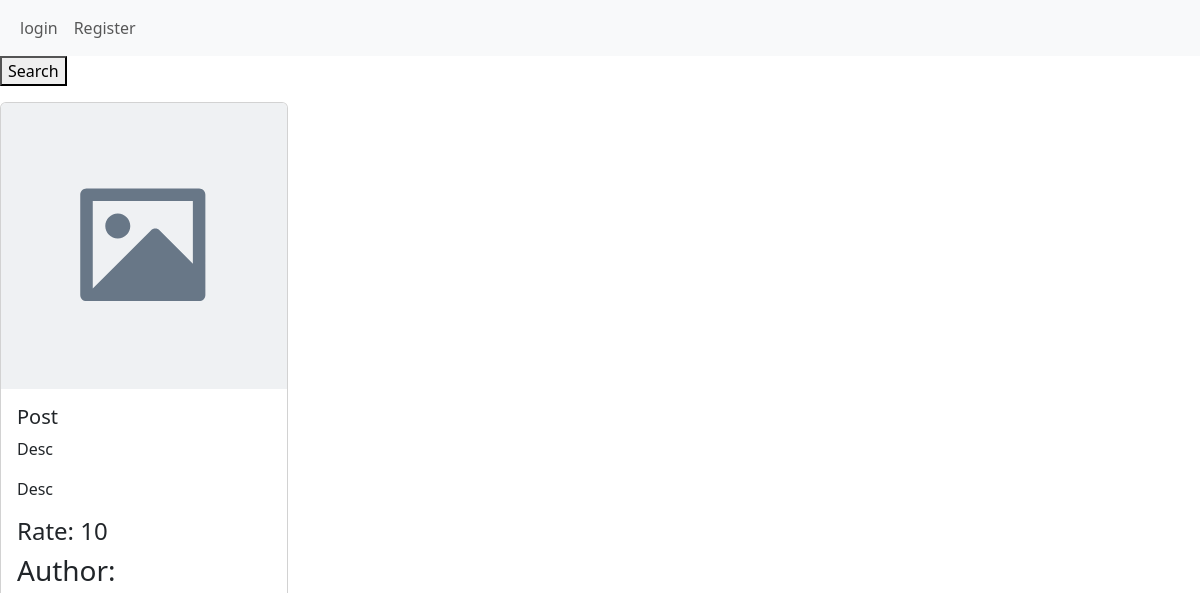
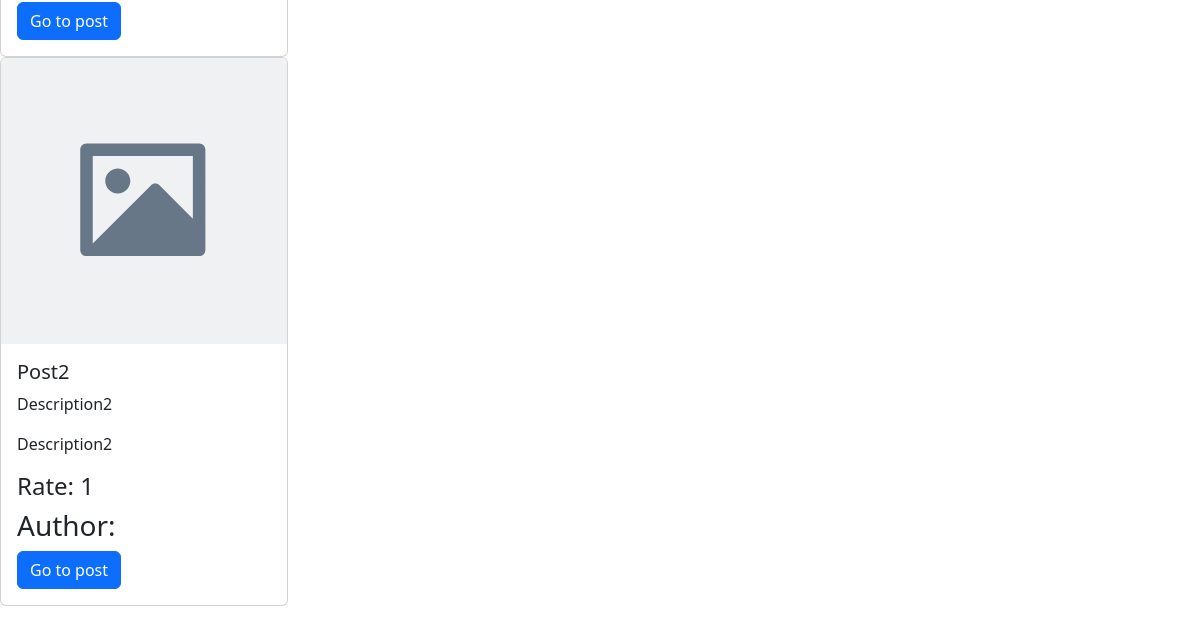
Page /posts/class/ on the earlier database version (2 pictures, top to bottom).
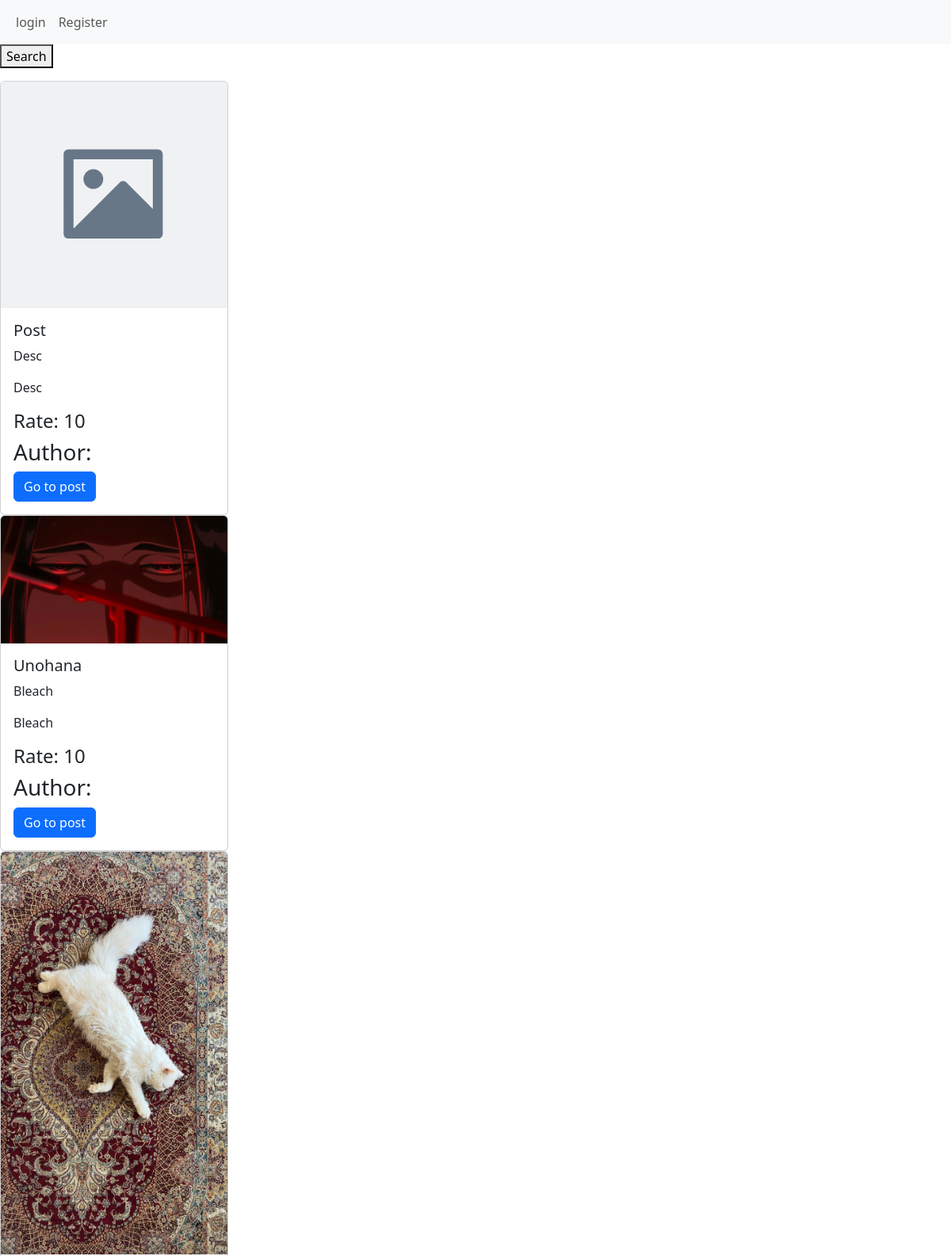
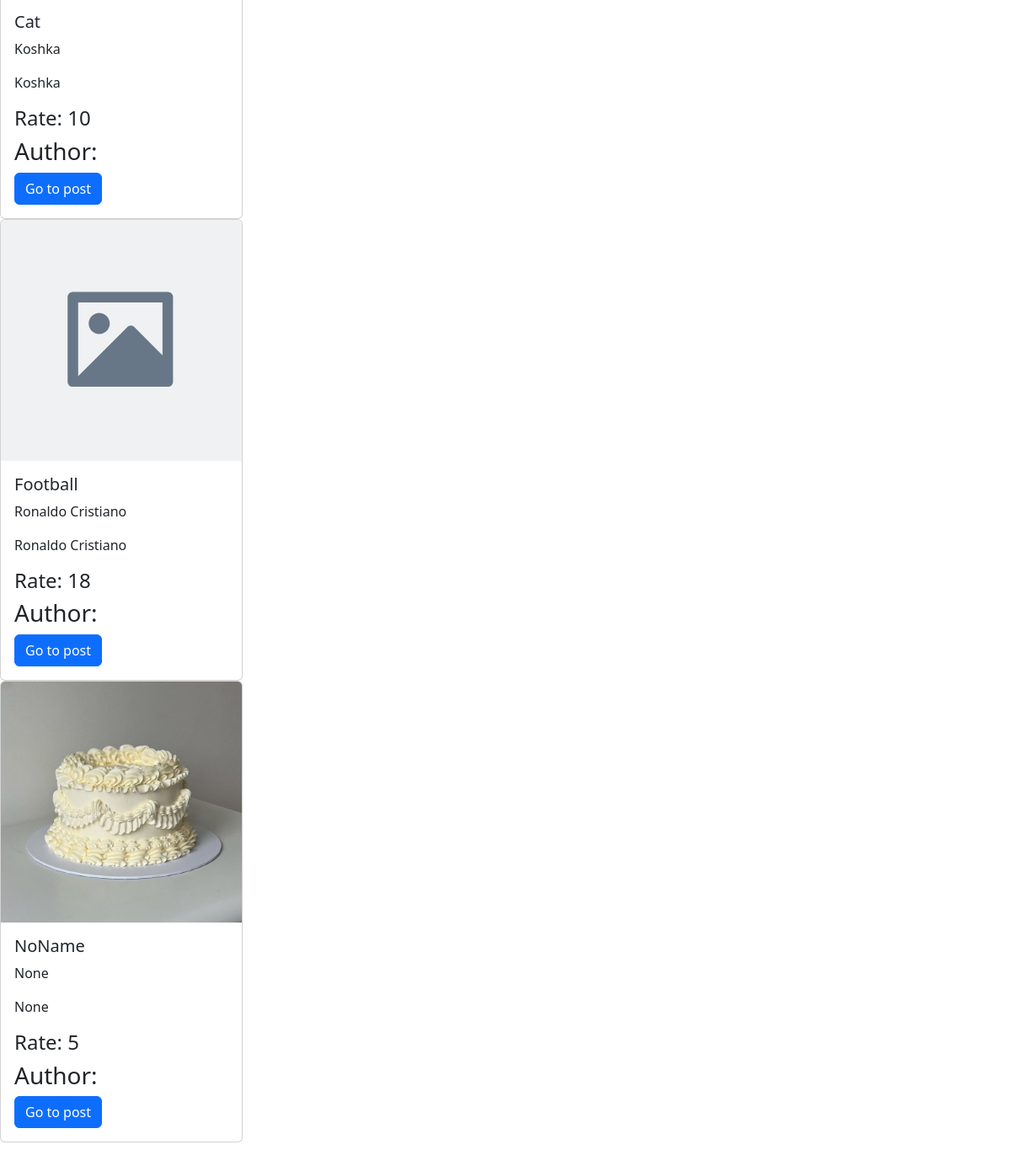
Same page on the later database version (2 pictures, top to bottom).
### posts/models.py (models this page shows, shortened)
class Post(models.Model):
    image = models.ImageField(null = True, blank = True)
    author = models.ForeignKey(User, on_delete=models.CASCADE, null=True, related_name='posts')
    title = models.CharField(max_length=156)
    content = models.CharField(max_length=356)
    rate = models.IntegerField(null=True)
    created_at = models.DateTimeField(auto_now_add=True, null=True)
    updated_at = models.DateTimeField(auto_now=True, null = True)
    category = models.ForeignKey(Category, on_delete=models.CASCADE, null=True)
    tags = models.ManyToManyField(Tag, blank=True)

### posts/views.py (the view)
# urls.py: path('posts/class/', PostListView2.as_view()),
class PostListView2(ListView):
    model = Post
    template_name = "posts/post_list.html"
    context_object_name = "posts"

### templates/posts/post_list.html (shortened to what this page needs)
{% extends 'base.html' %}
    {%block content%}
    <form action="" method="get">
      <button type="submit">Search</button>
    </form>
    {%for post in posts%}
    <div class="card" style="width: 18rem;">
      {% if post.image %}
        <img src="{{post.image.url}}" class="card-img-top" alt="...">
        {% else %}
        <img src="/static/placeholder.svg" class="card-img-top" alt="...">
        {% endif %}
        <div class="card-body">
          <h5 class="card-title">{{ post.title }}</h5>
          <p class="card-text">{{ post.content }}</p>
          <p class="card-text">{{ post.content }}</p>
          <h4 class="card-title">Rate: {{post.rate}}</h4>
          <h3 class="title">Author: {{post.author.username}}</h3>
          <a href="/posts/{{post.id}}/" class="btn btn-primary">Go to post</a>
        </div>
      </div>
      {% endfor %}
      {%endblock%}

### templates/base.html (shortened to what this page needs)
<header>
    <link rel="stylesheet" href="https://cdn.jsdelivr.net/npm/bootstrap@5.3.3/dist/css/bootstrap.min.css">
    <nav class="navbar navbar-expand-lg bg-body-tertiary">
        <div class="container-fluid">
          <div class="collapse navbar-collapse" id="navbarSupportedContent">
            <ul class="navbar-nav me-auto mb-2 mb-lg-0">
              {% if request.user.is_authenticated %}
              <a class="navbar-brand" href="/">Home</a>
              <li class="nav-item">
                <a class="nav-link active" aria-current="page" href="/posts/">Posts</a>
              </li>
              <li class="nav-item">
                <a class="nav-link active" aria-current="page" href="/profile/">Profile</a>
              </li>
              <li class="nav-item">
                <a class="nav-link active" aria-current="page" href="/logout/">Logout</a>
              </li>
              {% else %}
              <li class="nav-item">
                <a class="nav-link" href="/login/">login</a>
              </li>
              <li class="nav-item">
                <a class="nav-link" href="/register/">Register</a>
              </li>
              {% endif %}
          </div>
        </div>
      </nav>
</header>
<body>
    {% block content %}
    {% endblock %}
</body>

Differences in the rows shown:
removed Post: title "Post2", content "Description2", rate "1"
added Post: image (picture), title "Unohana", content "Bleach", rate "10"
added Post: image (picture), title "Cat", content "Koshka", rate "10"
added Post: title "Football", content "Ronaldo Cristiano", rate "18"
added Post: image (picture), title "NoName", content "None", rate "5"
